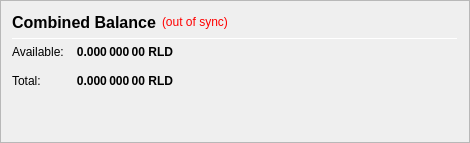
                   <widget class="QFrame" name="frame_CombinedBalances">
                    <property name="minimumSize">
                     <size>
                      <width>470</width>
                      <height>0</height>
                     </size>
                    </property>
                    <property name="frameShape">
                     <enum>QFrame::StyledPanel</enum>
                    </property>
                    <property name="frameShadow">
                     <enum>QFrame::Raised</enum>
                    </property>
                    <layout class="QVBoxLayout" name="verticalLayout_5">
                     <item>
                      <layout class="QHBoxLayout" name="horizontalLayout_5" stretch="0,0,0">
                       <item>
                        <widget class="QLabel" name="label_5z">
                         <property name="minimumSize">
                          <size>
                           <width>0</width>
                           <height>20</height>
                          </size>
                         </property>
                         <property name="font">
                          <font>
                           <pointsize>12</pointsize>
                           <weight>75</weight>
                           <bold>true</bold>
                          </font>
                         </property>
                         <property name="toolTip">
                          <string>Combined Balance (including unconfirmed and immature coins)</string>
                         </property>
                         <property name="text">
                          <string>Combined Balance</string>
                         </property>
                        </widget>
                       </item>
                       <item>
                        <widget class="QLabel" name="labelWalletStatus">
                         <property name="cursor">
                          <cursorShape>WhatsThisCursor</cursorShape>
                         </property>
                         <property name="toolTip">
                          <string>The displayed information may be out of date. Your wallet automatically synchronizes with the RLD network after a connection is established, but this process has not completed yet.</string>
                         </property>
                         <property name="styleSheet">
                          <string notr="true">QLabel { color: red; }</string>
                         </property>
                         <property name="text">
                          <string notr="true">(out of sync)</string>
                         </property>
                         <property name="alignment">
                          <set>Qt::AlignLeading|Qt::AlignLeft|Qt::AlignVCenter</set>
                         </property>
                        </widget>
                       </item>
                       <item>
                        <spacer name="horizontalSpacer_1">
                         <property name="orientation">
                          <enum>Qt::Horizontal</enum>
                         </property>
                         <property name="sizeHint" stdset="0">
                          <size>
                           <width>40</width>
                           <height>20</height>
                          </size>
                         </property>
                        </spacer>
                       </item>
                      </layout>
                     </item>
                     <item>
                      <widget class="Line" name="line_CombinedBalance">
                       <property name="minimumSize">
                        <size>
                         <width>0</width>
                         <height>1</height>
                        </size>
                       </property>
                       <property name="maximumSize">
                        <size>
                         <width>16777215</width>
                         <height>1</height>
                        </size>
                       </property>
                       <property name="orientation">
                        <enum>Qt::Horizontal</enum>
                       </property>
                      </widget>
                     </item>
                     <item>
                      <layout class="QGridLayout" name="gridLayout_3">
                       <property name="spacing">
                        <number>12</number>
                       </property>
                       <item row="1" column="0">
                        <widget class="QLabel" name="labelBalanceTextz">
                         <property name="text">
                          <string>Available:</string>
                         </property>
                        </widget>
                       </item>
                       <item row="1" column="1">
                        <widget class="QLabel" name="labelBalancez">
                         <property name="font">
                          <font>
                           <weight>75</weight>
                           <bold>true</bold>
                          </font>
                         </property>
                         <property name="cursor">
                          <cursorShape>IBeamCursor</cursorShape>
                         </property>
                         <property name="toolTip">
                          <string>Your current spendable balance</string>
                         </property>
                         <property name="text">
                          <string notr="true">0.000 000 00 RLD</string>
                         </property>
                         <property name="alignment">
                          <set>Qt::AlignRight|Qt::AlignTrailing|Qt::AlignVCenter</set>
                         </property>
                         <property name="textInteractionFlags">
                          <set>Qt::LinksAccessibleByMouse|Qt::TextSelectableByKeyboard|Qt::TextSelectableByMouse</set>
                         </property>
                        </widget>
                       </item>
                       <item row="2" column="0">
                        <widget class="QLabel" name="labelTotalTextz">
                         <property name="text">
                          <string>Total:</string>
                         </property>
                        </widget>
                       </item>
                       <item row="2" column="1">
                        <widget class="QLabel" name="labelTotalz">
                         <property name="font">
                          <font>
                           <weight>75</weight>
                           <bold>true</bold>
                          </font>
                         </property>
                         <property name="cursor">
                          <cursorShape>IBeamCursor</cursorShape>
                         </property>
                         <property name="toolTip">
                          <string>Total Balance, including all unavailable coins.</string>
                         </property>
                         <property name="text">
                          <string notr="true">0.000 000 00 RLD</string>
                         </property>
                         <property name="alignment">
                          <set>Qt::AlignRight|Qt::AlignTrailing|Qt::AlignVCenter</set>
                         </property>
                         <property name="textInteractionFlags">
                          <set>Qt::LinksAccessibleByMouse|Qt::TextSelectableByKeyboard|Qt::TextSelectableByMouse</set>
                         </property>
                        </widget>
                       </item>
                       <item row="2" column="3">
                        <spacer name="horizontalSpacer_2">
                         <property name="orientation">
                          <enum>Qt::Horizontal</enum>
                         </property>
                         <property name="sizeHint" stdset="0">
                          <size>
                           <width>40</width>
                           <height>20</height>
                          </size>
                         </property>
                        </spacer>
                       </item>
                      </layout>
                     </item>
                     <item>
                      <spacer name="verticalSpacer_1">
                       <property name="orientation">
                        <enum>Qt::Vertical</enum>
                       </property>
                       <property name="sizeHint" stdset="0">
                        <size>
                         <width>20</width>
                         <height>40</height>
                        </size>
                       </property>
                      </spacer>
                     </item>
                    </layout>
                   </widget>
